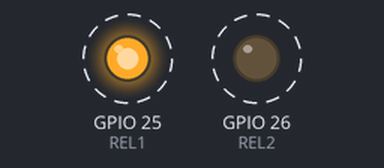
The sketch below on a simulated ESP32. Shown: output pins drawn as LEDs (lit = HIGH). Dashed ring = blinking. What the sketch prints to the serial monitor is not drawn.

Above: at 0.5 s.
Timing chart, 0 to 4.6 s (numbered marks = the images above):
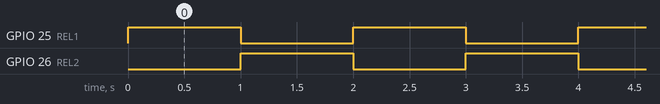

The sketch:

relay.ino
```cpp
#define REL1 25
#define REL2 26

void setup() {
  // put your setup code here, to run once:
  Serial.begin(115200);
  pinMode(REL1, OUTPUT);
  pinMode(REL2, OUTPUT);
}

void loop() {
  // put your main code here, to run repeatedly:
  Serial.println("NYALA");
  digitalWrite(REL1, HIGH);
  digitalWrite(REL2, LOW);delay(1000);
  Serial.println("PADAM.");
  digitalWrite(REL1, LOW);
  digitalWrite(REL2, HIGH);delay(1000);
}
```

Measured:
- by itself, GPIO 25 (REL1), GPIO 26 (REL2): alternates HIGH for 1.0 s and LOW for 1.0 s
